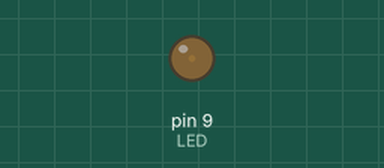
A sketch run on a simulated Arduino Uno, built with avr-gcc and run on an emulated ATmega328P. Parts: output pins drawn as LEDs (lit = HIGH).

Above: at 0.05 s.
At 1.15 s:
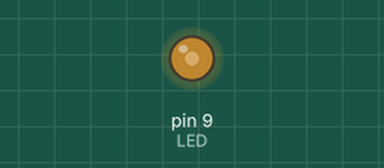
At 2.3 s:
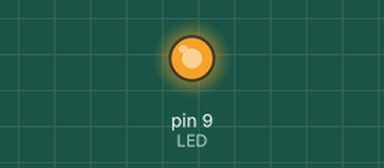
At 4.6 s:
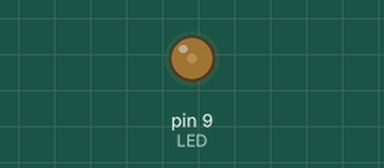
Timing chart, 0 to 6.7 s (numbered marks = the images above):
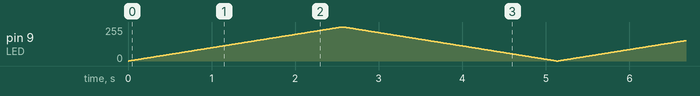

The sketch:

sketch_________.ino
```cpp
const int LED=9;
void setup ()
{
pinMode (LED, OUTPUT);
}
void loop()
{
for (int i=0; i<256; i=1+i)
{
analogWrite(LED, i);
delay (10);
}
for (int i=256; i>=0; i=i-1)
{
analogWrite(LED, i);
delay(10);
}
}
```
